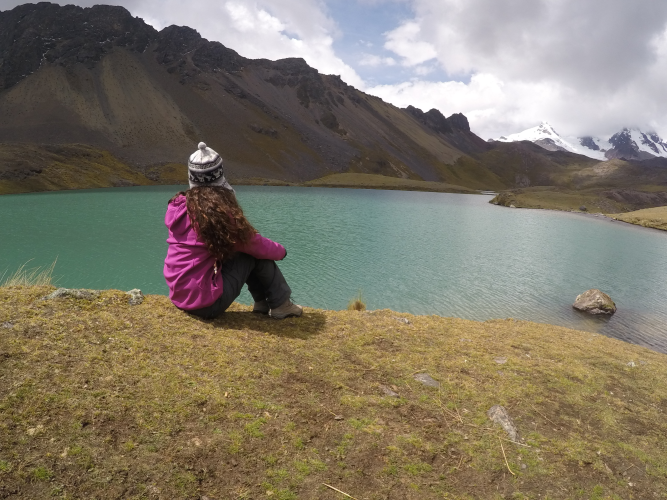
#> input picture Resources/Peru_lake.png, 667 x 500 px
$ python chap7_color_detection.py
#> lines starting #> are read from the running program, lines starting #| are printed output that depends on the picture; after the words box and inside, x2 and y2 are one past the last pixel; in counts of white or black regions, pixels touching at a corner belong together
import cv2
import numpy as np

# we need to define some color values and ranges:  the hue, saturation and value ranges.
# if the image region falls within that color range, we will 'grab' that.

# we do not actually know what are the minimum and maximum values for a particular color we want to find.
# track bar - we will use them to 'play' around with the values in real time so that we can find the
# optimum minimum and maximum values.


def empty(a):
    pass

# ************************ function that deals with the issues ************************


def stack_images(scale, img_array):
    rows = len(img_array)
    cols = len(img_array[0])
    rows_available = isinstance(img_array[0], list)
    width = img_array[0][0].shape[1]
    height = img_array[0][0].shape[0]
    if rows_available:
        for x in range(0, rows):
            for y in range(0, cols):
                if img_array[x][y].shape[:2] == img_array[0][0].shape[:2]:
                    img_array[x][y] = cv2.resize(img_array[x][y], (0, 0), None, scale, scale)
                else:
                    img_array[x][y] = cv2.resize(img_array[x][y], (img_array[0][0].shape[1],
                                                                   img_array[0][0].shape[0]), None, scale, scale)
                if len(img_array[x][y].shape) == 2:
                    img_array[x][y] = cv2.cvtColor(img_array[x][y], cv2.COLOR_GRAY2BGR)
        image_blank = np.zeros((height, width, 3), np.uint8)
        hor = [image_blank]*rows
        hor_con = [image_blank]*rows
        for x in range(0, rows):
            hor[x] = np.hstack(img_array[x])
        ver = np.vstack(hor)
    else:
        for x in range(0, rows):
            if img_array[x].shape[:2] == img_array[0].shape[:2]:
                img_array[x] = cv2.resize(img_array[x], (0, 0), None, scale, scale)
            else:
                img_array[x] = cv2.resize(img_array[x], (img_array[0].shape[1], img_array[0].shape[0]),
                                          None, scale, scale)
            if len(img_array[x].shape) == 2:
                img_array[x] = cv2.cvtColor(img_array[x], cv2.COLOR_GRAY2BGR)
        hor = np.hstack(img_array)
        ver = hor
    return ver

# ***********************************************


path = 'Resources/Peru_lake.png'

cv2.namedWindow("TrackBars")

# resizing the size of the trackbars
cv2.resizeWindow("TrackBars", 640, 240)

# createTrackbar function -
# 1) define the name of the trackbar (what values we're going to change using this trackbar)
# 2) define which window we're going to put this trackbar on
# 3) the current value, what will be the initial value when the script runs
# 4) what will be the maximum value of the hue.
# hue values are from 0 to 360 , but in opencv - 0:179
# 5) we have to call this function every time something changes in these trackbars

cv2.createTrackbar("Hue Min", "TrackBars", 144, 179, empty)
cv2.createTrackbar("Hue Max", "TrackBars", 175, 179, empty)

# saturation trackbar
cv2.createTrackbar("Sat Min", "TrackBars", 125, 255, empty)
cv2.createTrackbar("Sat Max", "TrackBars", 255, 255, empty)

# value trackbar
cv2.createTrackbar("Val Min", "TrackBars", 0, 255, empty)
cv2.createTrackbar("Val Max", "TrackBars", 255, 255, empty)

# we're going to read these trackbars, so we could apply to our image
# getTrackbar position function - gets the values

while True:
    img = cv2.imread(path)
#> img is the input picture: shape (500, 667, 3); mean B, G, R 104.2, 120.3, 128
    imgHSV = cv2.cvtColor(img, cv2.COLOR_BGR2HSV)
#> imgHSV: shape (500, 667, 3); mean H, S, V 57.7, 70.8, 133.8
    h_min = cv2.getTrackbarPos("Hue Min", "TrackBars")
    h_max = cv2.getTrackbarPos("Hue Max", "TrackBars")
    s_min = cv2.getTrackbarPos("Sat Min", "TrackBars")
    s_max = cv2.getTrackbarPos("Sat Max", "TrackBars")
    v_min = cv2.getTrackbarPos("Val Min", "TrackBars")
    v_max = cv2.getTrackbarPos("Val Max", "TrackBars")
    print(h_min, h_max, s_min, s_max, v_min, v_max)

    # now that we have the ranges of min:max of the hue, saturation and values,
    # we'll use them to filter out our image to get the particular color in that range

    # create a mask in the ranges we found: (this mask will give us the filtered out image of that color)
    # 1) the image, 2) the minimum value, 3) the maximum value

    # create a numpy array for the minimum values and the max values of h,s,v
    lower = np.array([h_min, s_min, v_min])
    upper = np.array([h_max, s_max, v_max])

    mask = cv2.inRange(imgHSV, lower, upper)
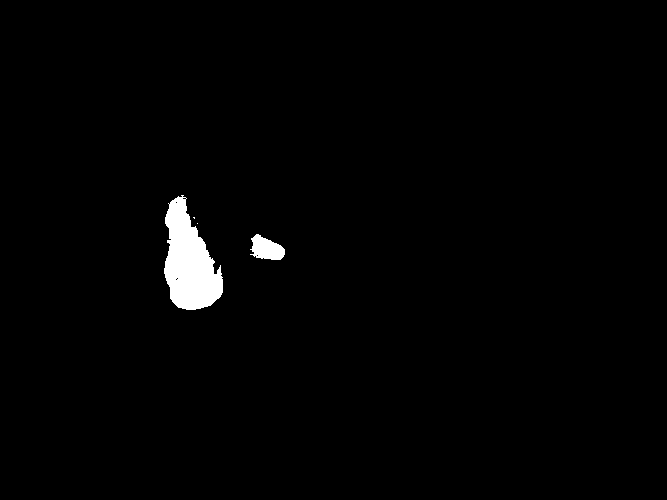
#> mask: shape (500, 667); 1.4% white; 4 white regions (2 under 20 px), largest, box (x1, y1, x2, y2) and area: (164, 195, 223, 310) 4215, (250, 234, 285, 260) 603

    # when playing with the trackbars to find the color we are interested in,
    # we need to change them so the color will be presented in the masked image as white,
    # and all other colors will be black.

    # we now can present the original image combined with the mask that we created to show only the parts with the
    # chosen color
    # we'll use bitwise operation AND on the original image and the masked image,
    # where the pixels appear in white = True, and the pixels in black = False

    imgResult = cv2.bitwise_and(img, img, mask=mask)

    # [4 lines of commented-out code are left out]

    final = stack_images(0.6, ([img, imgHSV], [mask, imgResult]))
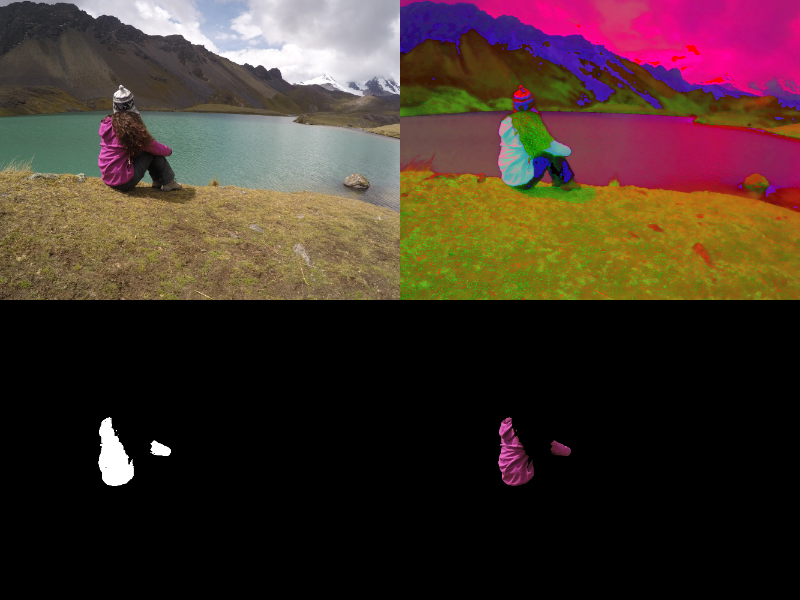
#> final: shape (600, 800, 3); mean B, G, R 41.7, 48.8, 66.8

    cv2.imshow("Original, HSV, Masked, Result", final)

    cv2.waitKey(1)
